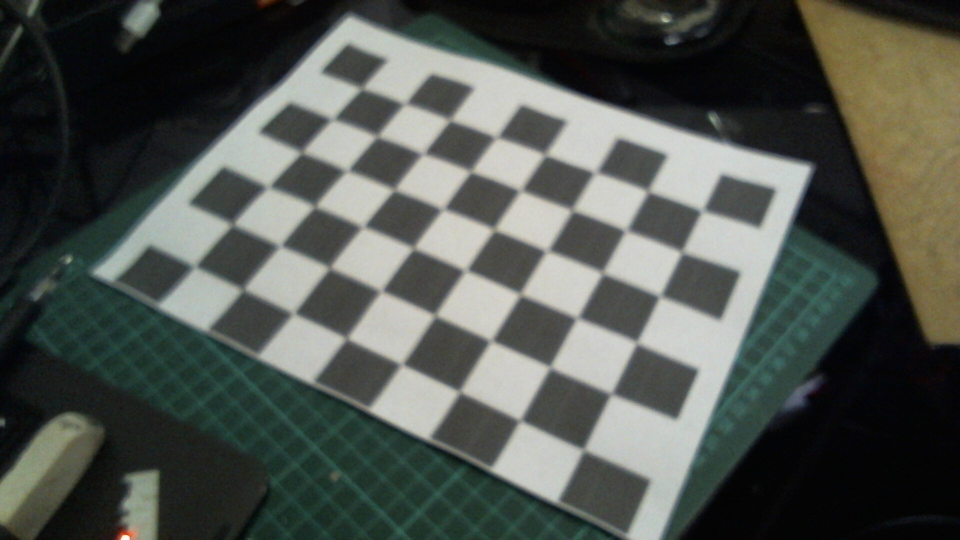
#> input picture Taller 3/Webcam/1.jpg, 1920 x 1080 px (shown at 1/2 size); its folder holds 5 pictures in this run
$ python Calibration.py
#> lines starting #> are read from the running program, lines starting #| are printed output that depends on the picture; after the words box and inside, x2 and y2 are one past the last pixel; in counts of white or black regions, pixels touching at a corner belong together


import numpy as np
import cv2
import glob

# termination criteria
criteria = (cv2.TERM_CRITERIA_EPS + cv2.TERM_CRITERIA_MAX_ITER, 30, 0.001)

# prepare object points, like (0,0,0), (1,0,0), (2,0,0) ....,(6,5,0)
objp = np.zeros((8*6,3), np.float32)
objp[:,:2] = np.mgrid[0:8,0:6].T.reshape(-1,2)

# Arrays to store object points and image points from all the images.
objpoints = [] # 3d point in real world space
imgpoints = [] # 2d points in image plane.

images = glob.glob('Webcam/*.jpg')

for fname in images:
    img = cv2.imread(fname)
#> img is the input picture: shape (1080, 1920, 3); mean B, G, R 79.6, 85.2, 80.5
    gray = cv2.cvtColor(img,cv2.COLOR_BGR2GRAY)
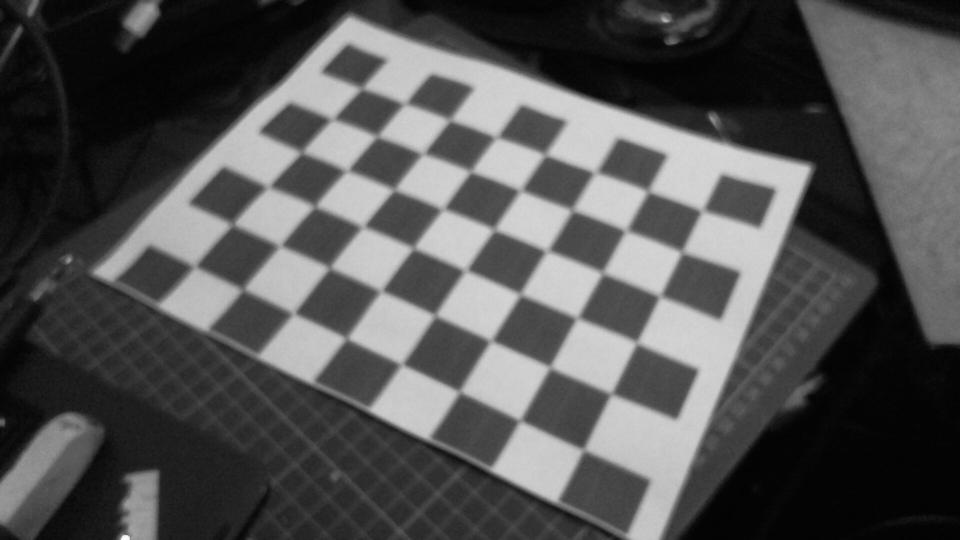
#> gray: shape (1080, 1920) (shown at 1/2 size); min 1, max 251, mean 83.1

    # Find the chess board corners
    ret, corners = cv2.findChessboardCorners(gray, (8,6),None)
#> ret = True; corners = 48 rows, first 8: [722.5, 177], [810, 207], [899.5, 239], [992.5, 272.5], [1089.5, 309], [1192, 344.5], [1296.5, 381.5], [1406, 421.5]

    # If found, add object points, image points (after refining them)
    if ret == True:
        objpoints.append(objp)

        corners2 = cv2.cornerSubPix(gray,corners,(11,11),(-1,-1),criteria)
#> corners2 = 48 rows, first 8: [725.3, 178.7], [813.1, 208.2], [901.7, 242], [995.9, 275.9], [1091.8, 312.3], [1188.5, 347.5], [1296.3, 384.6], [1403, 424.1]
        imgpoints.append(corners2)

        # Draw and display the corners
        img = cv2.drawChessboardCorners(img, (8,6), corners2,ret)
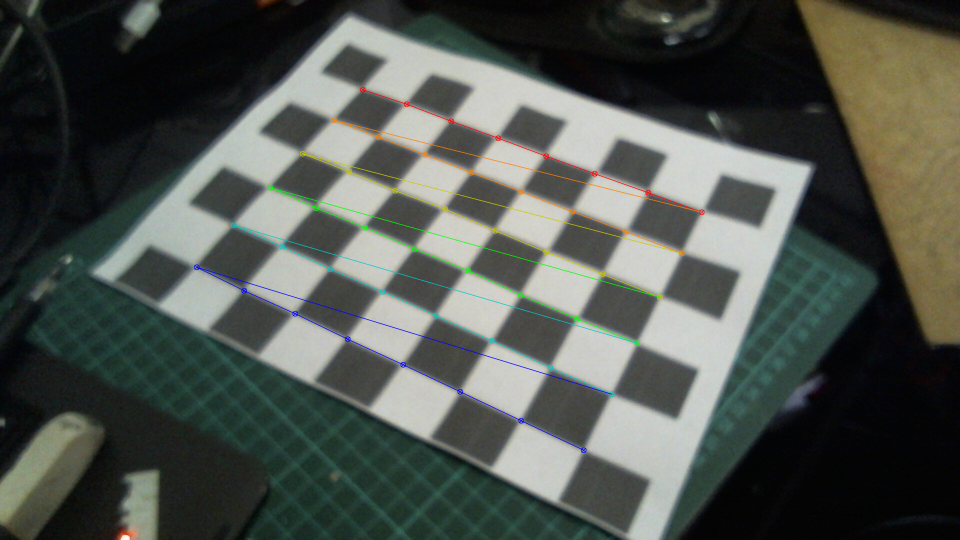
#> img: shape (1080, 1920, 3) (shown at 1/2 size); 1.38% of pixels changed, all inside (x1, y1, x2, y2) = (387, 173, 1410, 907)
        cv2.imshow('img',img)
        cv2.waitKey(500)
#> pass 2 of the loop `for fname in images:`:
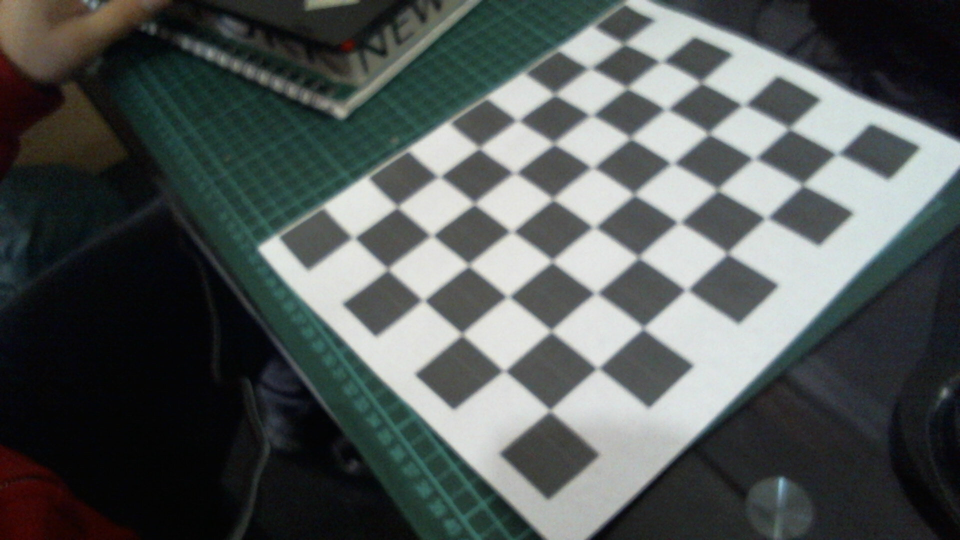
#> input picture Taller 3/Webcam/10.jpg, 1920 x 1080 px (shown at 1/2 size)
#> img is the input picture: shape (1080, 1920, 3); mean B, G, R 86.8, 87.9, 82.4
#> `gray = cv2.cvtColor(img,cv2.COLOR_BGR2GRAY)`:
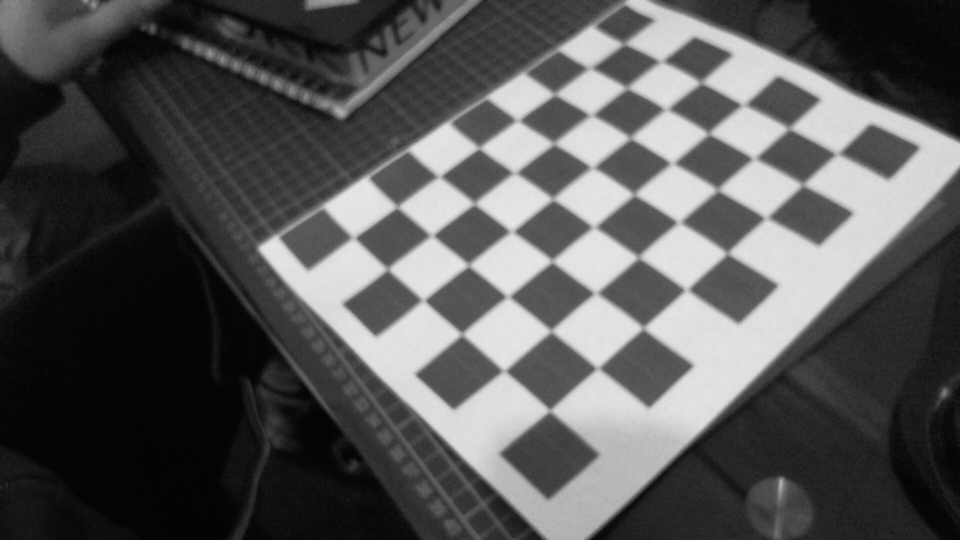
#> gray: shape (1080, 1920) (shown at 1/2 size); min 0, max 231, mean 86.1
#> corners = 48 rows, first 8: [705.5, 476.5], [794.5, 413], [877.5, 353], [959, 295], [1035.5, 240.5], [1109.5, 188], [1180, 137], [1249.5, 87]
#> corners2 = 48 rows, first 8: [709.5, 476.2], [795.1, 415.2], [881.6, 354.3], [959.1, 297.5], [1034.4, 241.9], [1109.3, 190.8], [1183.6, 137.4], [1247.8, 89.48]
#> `img = cv2.drawChessboardCorners(img, (8,6), corners2,ret)`:
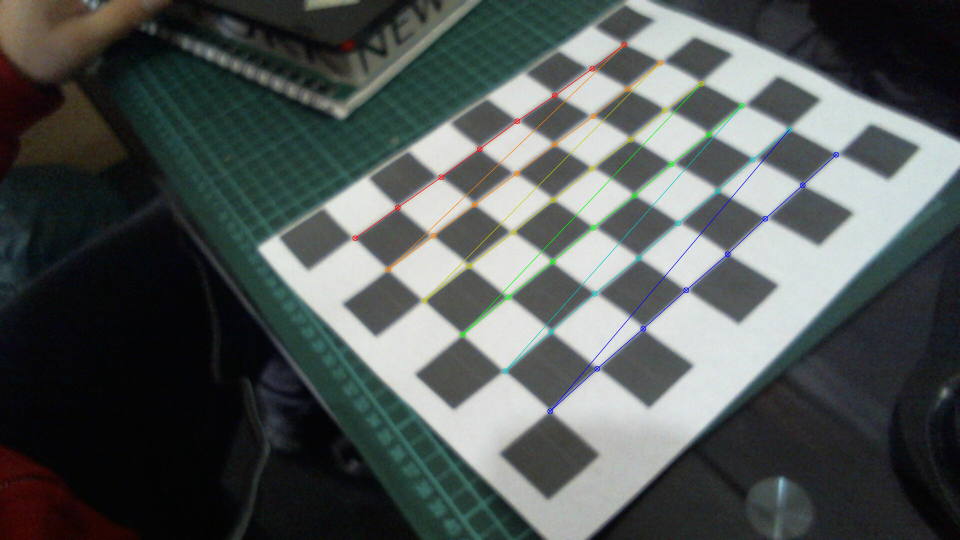
#> img: shape (1080, 1920, 3) (shown at 1/2 size); 1.05% of pixels changed, all inside (x1, y1, x2, y2) = (704, 83, 1679, 829)
#> pass 3 of the loop `for fname in images:`:
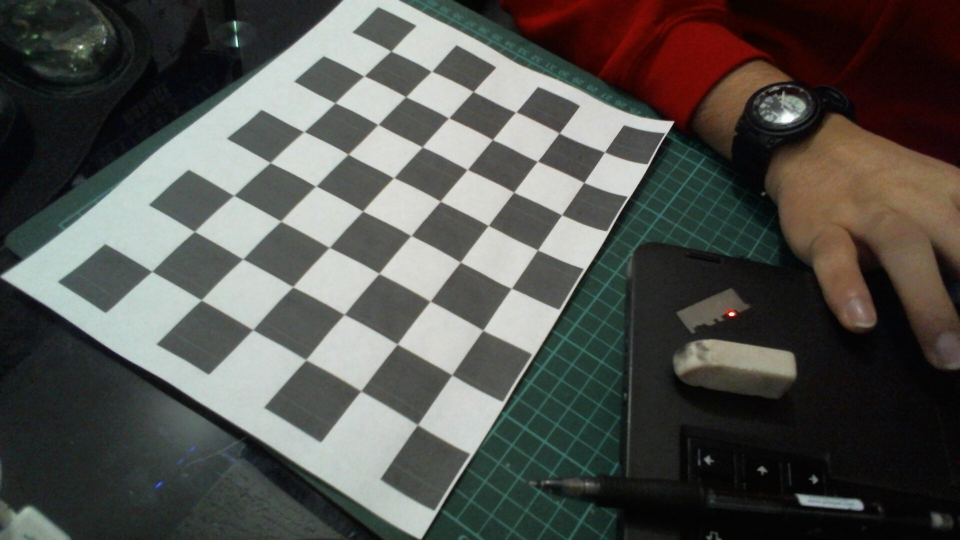
#> input picture Taller 3/Webcam/11.jpg, 1920 x 1080 px (shown at 1/2 size)
#> img is the input picture: shape (1080, 1920, 3); mean B, G, R 78.5, 82.7, 83
#> `gray = cv2.cvtColor(img,cv2.COLOR_BGR2GRAY)`:
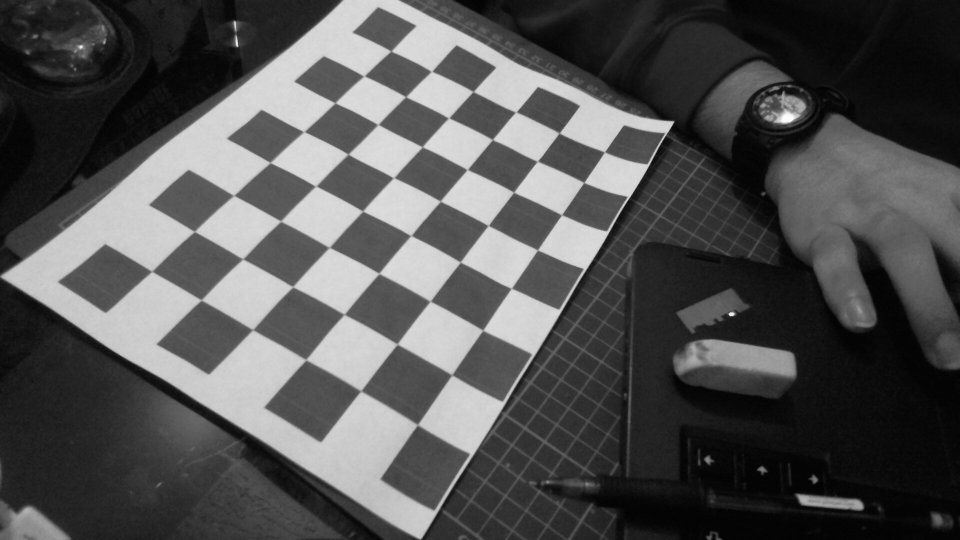
#> gray: shape (1080, 1920) (shown at 1/2 size); min 0, max 255, mean 82.3
#> corners = 48 rows, first 8: [304, 543], [389, 463], [467, 391], [540.1, 325.3], [608, 263.5], [670, 206], [728, 151.5], [782.5, 102]
#> corners2 = 48 rows, first 8: [304.2, 543.2], [389.5, 463.5], [468.3, 391.2], [541, 325.7], [608.4, 263.8], [670.6, 206.2], [728.5, 152.6], [782.4, 102.8]
#> `img = cv2.drawChessboardCorners(img, (8,6), corners2,ret)`:
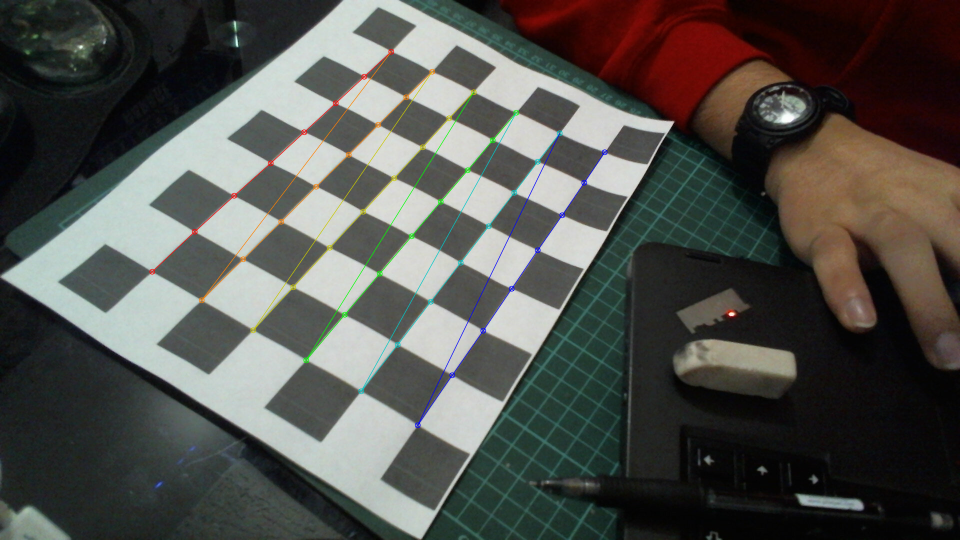
#> img: shape (1080, 1920, 3) (shown at 1/2 size); 1.02% of pixels changed, all inside (x1, y1, x2, y2) = (298, 97, 1216, 857)
#> the loop made 5 passes; the first 3 are shown

#cv2.destroyAllWindows()

ret, mtx, dist, rvecs, tvecs = cv2.calibrateCamera(objpoints, imgpoints, gray.shape[::-1],None,None)

print("La matriz es")
print(mtx)
print()
print("El vector de distorsión es es")
print(dist)
print()
print("El vector de traslacion es")
#> (the run stopped early here; a loop or call above may not have finished)
